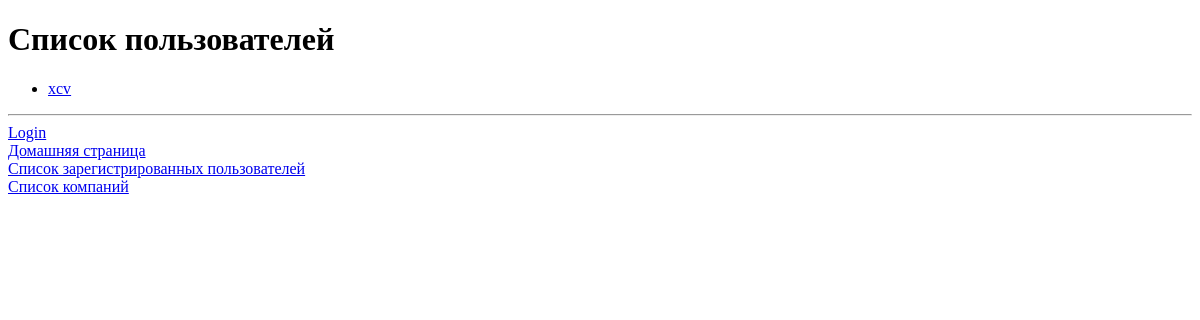
/accounts/users/, run on an earlier commit of the app's database.
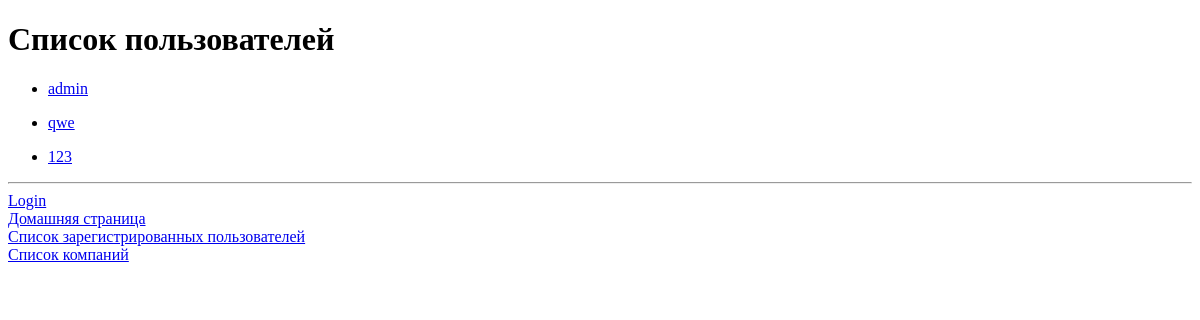
And on a later commit of the database.
### accounts/models.py (models this page shows, shortened)
class Profile(models.Model):
    user = models.OneToOneField(User, on_delete=models.CASCADE)
    last_name = models.CharField('Фамилия', max_length=50, blank=True)
    first_name = models.CharField('Имя', max_length=50, blank=True)
    middle_name = models.CharField('Отчество', max_length=50, blank=True)
    bio = models.TextField('Информация о себе', max_length=500, blank=True)
    birth_date = models.DateField('Дата рождения: YYYY-mm-dd', null=True, blank=True)
    avatar = models.ImageField('Аватар', upload_to='users/%Y/%m/%d/', blank=True)
    company = models.ForeignKey(Company,
                                related_name='employee',
                                on_delete=models.SET(get_stab_company_id))
    is_admin = models.BooleanField('Администратор', default=False)
    is_moderator = models.BooleanField('Модератор', default=False)
    def get_absolute_url(self):
        return reverse_lazy('accounts:user_detail', kwargs={'pk': self.pk})

### accounts/views.py (the view)
# urls.py: path('users/', views.ProfileListView.as_view(), name='users_list'),
class ProfileListView(ListView):
    model = Profile
    template_name = 'accounts/users_list.html'
    context_object_name = 'profiles'

### accounts/templates/accounts/users_list.html (shortened to what this page needs)
{% extends "base.html" %}
{% block content %}
    <h1>Список пользователей</h1>
    <div>
        {% for profile in profiles %}
            <ul>
                <li><a href="{{ profile.get_absolute_url }}">{{ profile.user.username }}</a>
                </li>
            </ul>
        {% endfor %}
    </div>
{% endblock %}

What changed in the data, as far as the page shows it:
removed Profile: user.username "xcv"
added Profile: user.username "admin"
added Profile: user.username "qwe"
added Profile: user.username "123"
